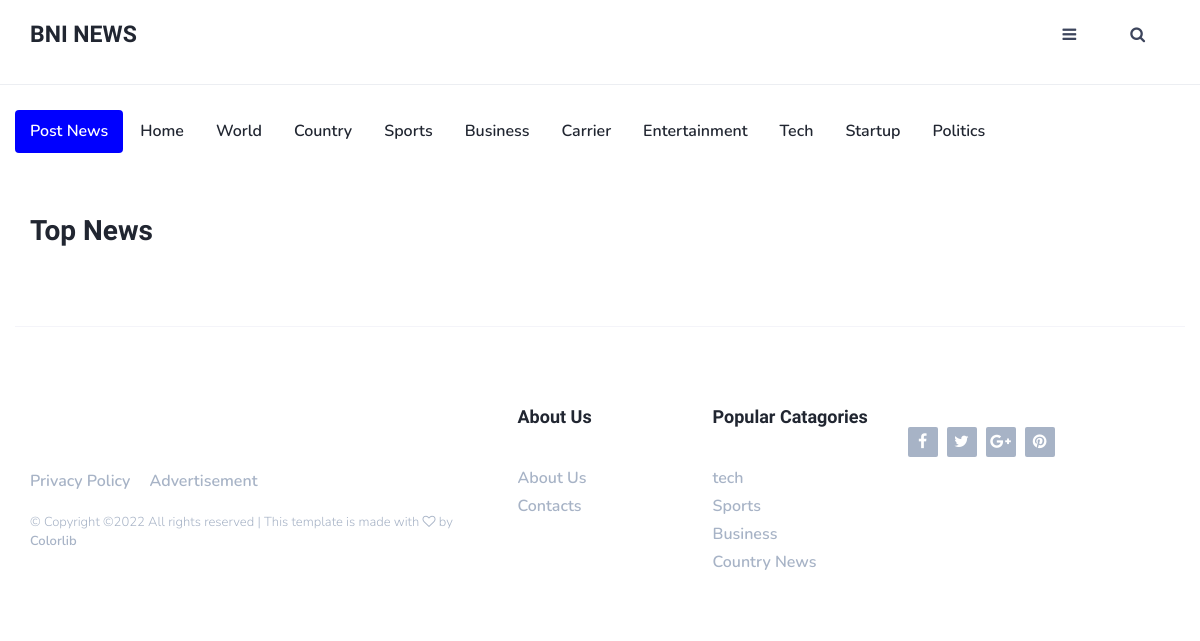
Before: / with the older database file.
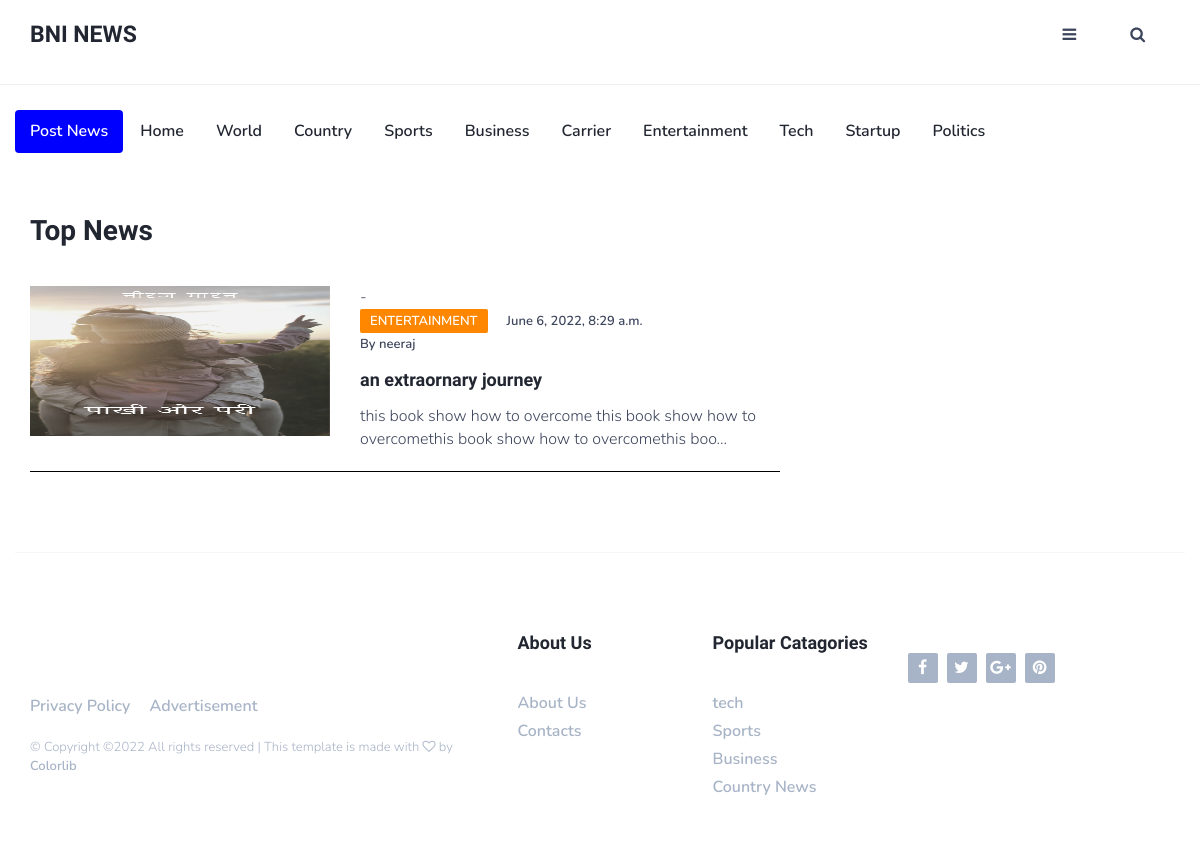
After: the same page with the newer database file.
### news_app/models.py (models this page shows, shortened)
class Country(models.Model):
    author = models.ForeignKey(User, on_delete=models.CASCADE,default=1 )
    image = models.ImageField(upload_to='pics_country', null=True)
    heading = models.CharField(max_length=100)
    title=models.CharField(max_length=500)
    slug = models.SlugField(max_length=40, default=True)
    content = models.TextField()
    date_time = models.DateTimeField(default=datetime.datetime.now())
    category = models.CharField(max_length=20, choices=CATEGORY_CHOICES)

### news_app/views.py (the view)
# urls.py: path('', HomePage, name='news-home'),
def HomePage(request):
    post = Country.objects.all()
    context = {
        'posts': post
    }
    return render (request, 'news_app/country.html', context)

### templates/news_app/country.html
{% extends 'news_app/base.html'%}
{% block content %}
<div class="row">
    <div class="col-md-8">
        <div class="row">
            <div class="col-md-12">
                <div class="section-title">
                    <h2>Top News</h2>
                </div>
            </div>
            {% for post in posts %}
            <div class="col-md-12" style="background-color: white;">
                <div class="post post-row" height="300px" style="border-bottom: 0.1px solid black">
                    <a class="post-img" href=""><img src="{{ post.image.url }}" alt="" width='150px' height='150px'></a>
                    <div class="post-body">-
                        <div class="post-meta">
                            <a class="post-category cat-2" href="{% url 'category' post.category %}">{{post.category}}</a>
                            <span class="post-date">{{post.date_time}}</span><br>
                            <span class="post-date" > By {{post.author}}</span></small>
                        </div>
                        <h3 class="post-title"><a href="{% url 'country-detail' post.pk %}">{{post.title}}</a></h3>
                        <p>{{post.content| truncatechars:100}}</p>
                    </div>
                </div>
            </div>
            {% endfor %}
        </div>
    </div>
</div>
{% endblock %}

Changed rows visible on the page:
added Country: image (picture), category "ENTERTAINMENT", date_time "June 6, 2022, 8:29 a.m.", author "neeraj", title "an extraornary journey", content "this book show how to overcome this book show how to overcomethis book show how to overcomethis boo…"
